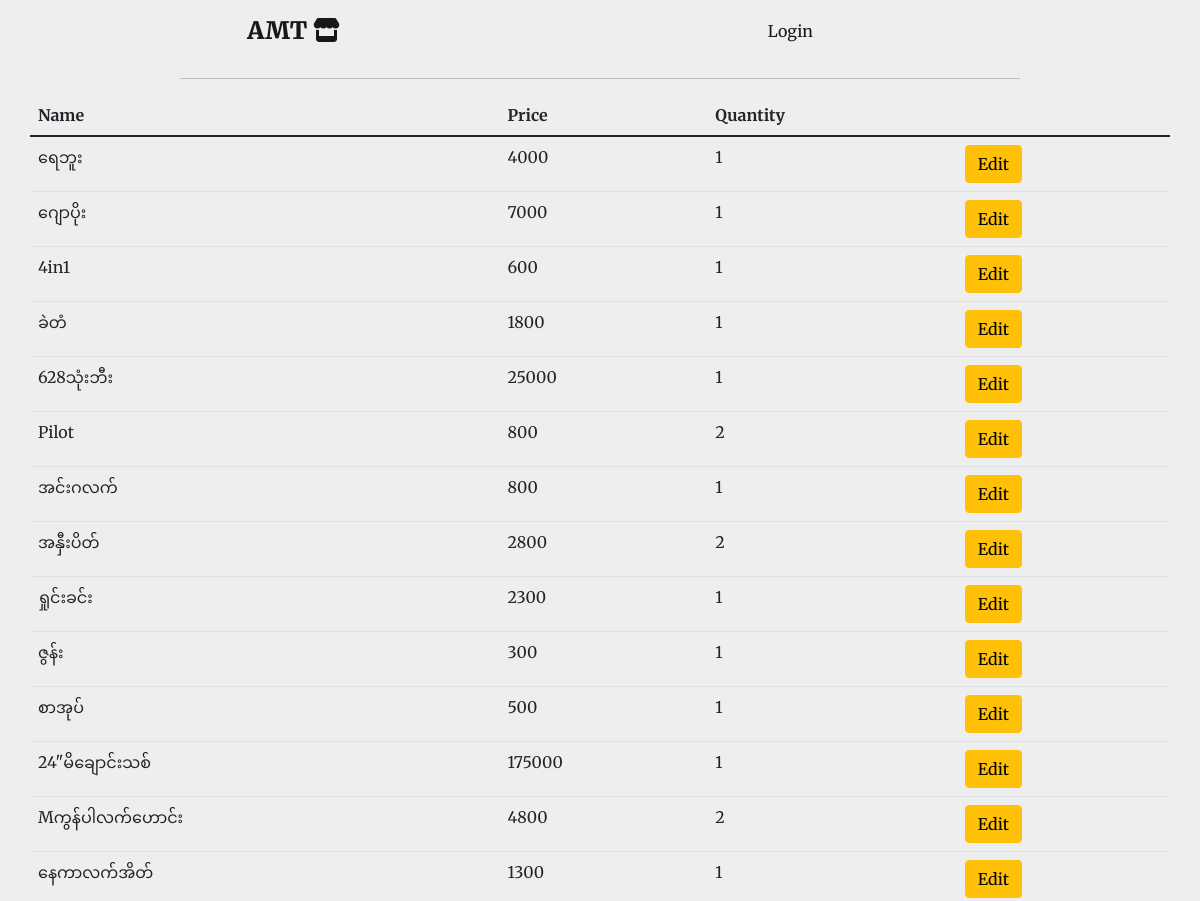
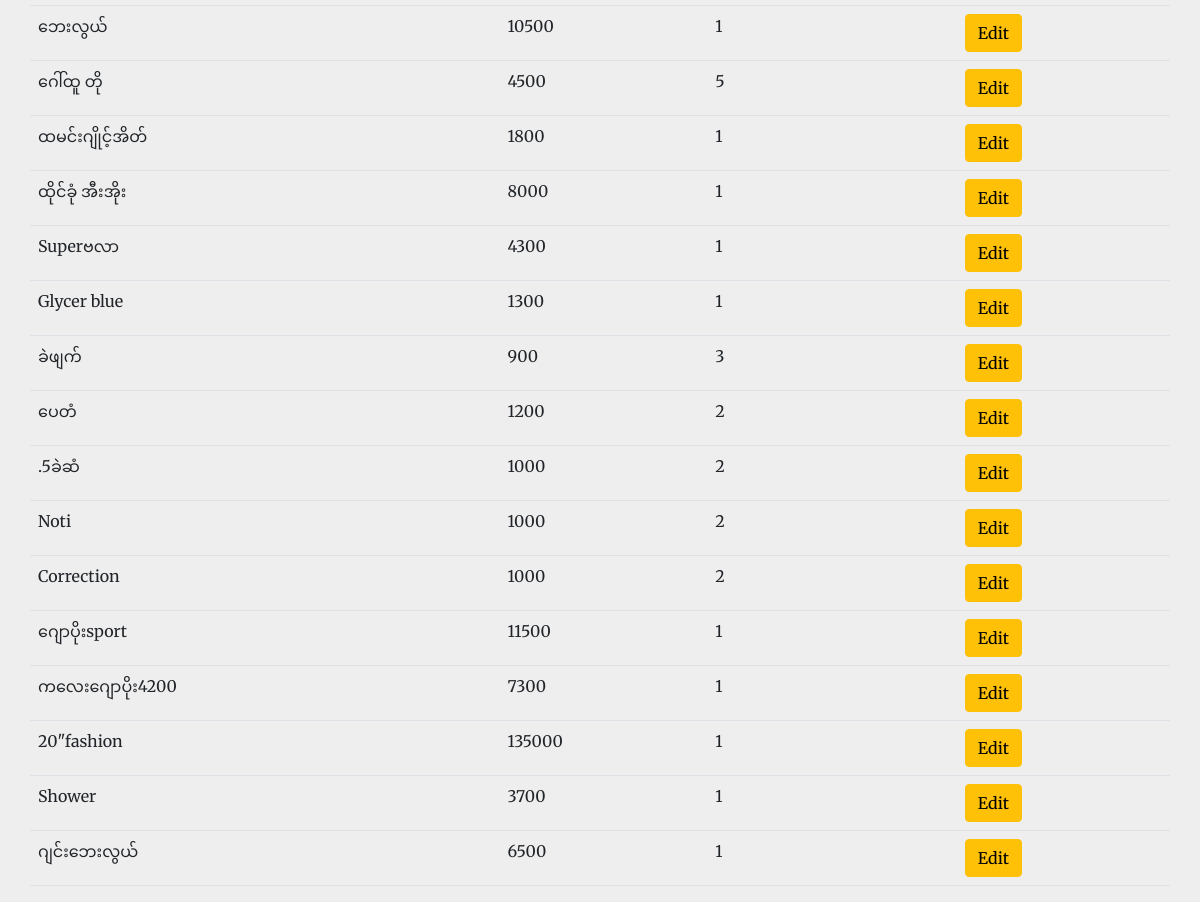
The app's page /sold_items/2022-06-01 with its own data (2 pictures, top to bottom).
### main.py (models this page shows)
class Sale(db.Model):
    id = db.Column(db.Integer, primary_key=True)
    name = db.Column(db.String(100), nullable=False, unique=False)
    purchased_price = db.Column(db.Float, nullable=False)
    price = db.Column(db.Float, nullable=False)
    total = db.Column(db.Float, nullable=False)
    quantity = db.Column(db.Float, nullable=False)
    date = db.Column(db.Date, nullable=False, unique=False)

### main.py (the view)
@app.route('/sold_items/<date>')
def sold_items(date):
    daily_sold_items = Sale.query.filter_by(date=date).all()
    return render_template('sold_items.html', items=daily_sold_items)

### templates/sold_items.html
{% include 'header.html' %}
<table class="table container">
    <thead>
    <tr>
        <th scope="col">Name</th>
        <th scope="col">Price</th>
        <th scope="col">Quantity</th>
    </tr>
    </thead>
    {% for item in items: %}
    <tr>
        <td>{{ item.name}}</td>
        <td>{% if item.price.is_integer() %}
            {{ item.price|int }}
            {% else %}
            {{ item.price }}
            {% endif %}
        </td>
        <td>{{ item.quantity|int }}</td>
        <td><a href="{{ url_for('edit_sold_items', item_id=item.id) }}" class="btn btn-warning">Edit</a></td>
    </tr>
    {% endfor %}
</table>
{% include 'footer.html' %}

### static/css/styles.css (style rules this page uses)
body { background-color: #EEEEEE; font-family: 'Merriweather', serif; }
a { text-decoration: none; color: white; }

### records on screen
Sale: name "ရေဘူး", price "4000", quantity "1"
Sale: name "ဂျောပိုး", price "7000", quantity "1"
Sale: name "4in1", price "600", quantity "1"
Sale: name "ခဲတံ", price "1800", quantity "1"
Sale: name "628သုံးဘီး", price "25000", quantity "1"
Sale: name "Pilot", price "800", quantity "2"
Sale: name "အင်းဂလက်", price "800", quantity "1"
Sale: name "အနှီးပိတ်", price "2800", quantity "2"
Sale: name "ရှုင်းခင်း", price "2300", quantity "1"
Sale: name "ဇွန်း", price "300", quantity "1"
Sale: name "စာအုပ်", price "500", quantity "1"
Sale: name "24\"မိချောင်းသစ်", price "175000", quantity "1"
Sale: name "Mကွန်ပါလက်ဟောင်း", price "4800", quantity "2"
Sale: name "နေကာလက်အိတ်", price "1300", quantity "1"
Sale: name "ဘေးလွယ်", price "10500", quantity "1"
Sale: name "ဂေါ်ထူ တို", price "4500", quantity "5"
Sale: name "ထမင်းဂျိုင့်အိတ်", price "1800", quantity "1"
Sale: name "ထိုင်ခုံ အီးအိုး", price "8000", quantity "1"
Sale: name "Superဗလာ", price "4300", quantity "1"
Sale: name "Glycer blue", price "1300", quantity "1"
Sale: name "ခဲဖျက်", price "900", quantity "3"
Sale: name "ပေတံ", price "1200", quantity "2"
Sale: name ".5ခဲဆံ", price "1000", quantity "2"
Sale: name "Noti", price "1000", quantity "2"
Sale: name "Correction", price "1000", quantity "2"
Sale: name "ဂျောပိုးsport", price "11500", quantity "1"
Sale: name "ကလေးဂျောပိုး4200", price "7300", quantity "1"
Sale: name "20\"fashion", price "135000", quantity "1"
Sale: name "Shower", price "3700", quantity "1"
Sale: name "ဂျင်းဘေးလွယ်", price "6500", quantity "1"
